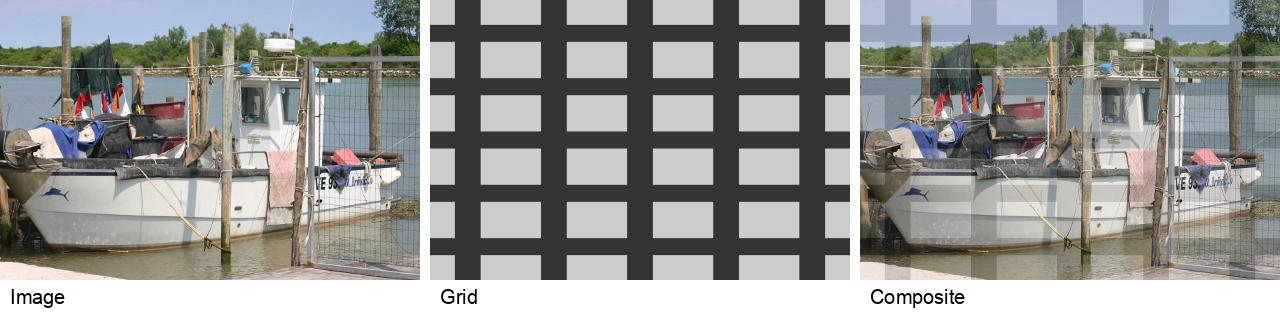

Source code (Python):
# Author:  Martin McBride
# Created: 2021-06-11
# Copyright (C) 2021, Martin McBride
# License: MIT

# Composite an image with a grid background
# ImageChops.blend mixes the boat image and grid image using a constant factor.
# In teh example, the factor is 0.2, which means the finale image is 80% boat blended
# with 20% grid.

from PIL import Image, ImageFilter, ImageDraw, ImageFont, ImageChops

image = Image.open('boat-small.jpg')
grid_image = Image.open('grid.png').convert('RGB')
print(grid_image.size)
print(image.mode)
composite_image = ImageChops.blend(image, grid_image, 0.2)

# Place the images in a grid, with captions
output_image = Image.new('RGB', (1280, 320), 'white')
draw = ImageDraw.Draw(output_image)
font = ImageFont.truetype("Arial.ttf", 20)

x, y = 0, 0
draw.text((x+10, y+285), "Image", font=font, fill=0)
output_image.paste(image, (x, y))

x, y = 430, 0
draw.text((x+10, y+285), "Grid", font=font, fill=0)
output_image.paste(grid_image, (x, y))

x, y = 860, 0
draw.text((x+10, y+285), "Composite", font=font, fill=0)
output_image.paste(composite_image, (x, y))

output_image.save('imagechops-blend.jpg')
